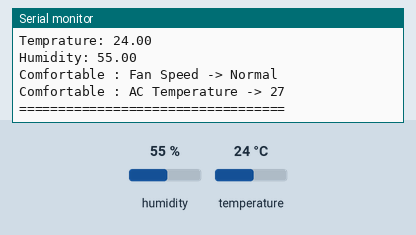
The sketch below on a simulated Arduino Uno, built with avr-gcc and run on an emulated ATmega328P. On the bench: the last lines printed to the serial monitor. The test bench sets the inputs (shaded band); at power-on: humidity 55 %, temperature 24 °C.

Above: at 2.8 s.
2.9 s: humidity set to 88 %
At 4.6 s:
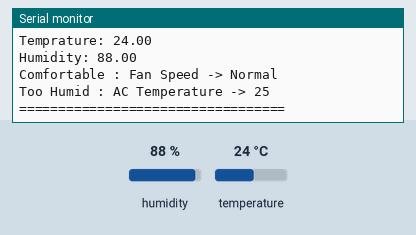
6.6 s: temperature set to 12 °C
At 9.0 s:
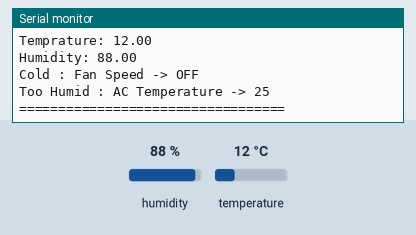
10.6 s: temperature set to 33 °C
At 13.1 s:
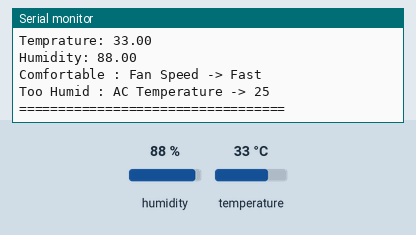
Timing chart, 0 to 14.6 s (numbered marks = the images above; inputs shaded):
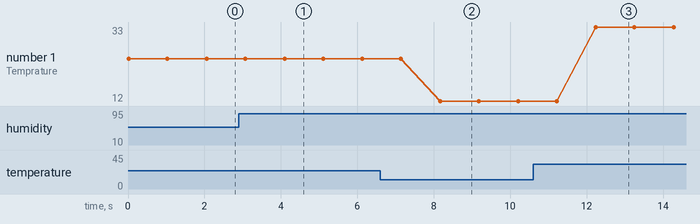

The sketch:

DHT11_Vibhor.ino
```cpp
/*
   Program for interfacing with DHT11 Temperature and Humidity Sensor
   Created by Vibhor
*/

#include<DHT.h>

#define PIN_DHT 15


/* Data from Sensors */
float value_humidity;
float value_temperature;


/* Other initialization */
DHT dht(PIN_DHT, DHT11);

void Init_SerialMonitor()
{
  Serial.begin(115200);
}

void Init_PinAndSensors()
{
  pinMode(PIN_DHT, INPUT);
  dht.begin();
}

void Loop_GatherData_DHT11()
{
  value_humidity = dht.readHumidity();
  value_temperature = dht.readTemperature();
  if (isnan(value_humidity) || isnan(value_temperature))
  {
    Serial.println("Failed to read data from DHT11");
  }
  else
  {
    Serial.print("Temprature: ");
    Serial.println(value_temperature);
    Serial.print("Humidity: ");
    Serial.println(value_humidity);
    Serial.println();
  }
}

void Loop_TakeDecision()
{
  //Decision Temperature
  if (value_temperature > 30 && value_temperature < 35)
  {
    Serial.println("Comfortable : Fan Speed -> Fast");
  }
  else if (value_temperature < 30 && value_temperature > 22)
  {
    Serial.println("Comfortable : Fan Speed -> Normal");
  }
  else
  {
    Serial.println("Cold : Fan Speed -> OFF");
  }

  //Decision Humidity
  if (value_humidity < 80)
  {
    Serial.println("Comfortable : AC Temperature -> 27");
  }
  else
  {
    Serial.println("Too Humid : AC Temperature -> 25");
  }
  Serial.println();
}

void Loop_UploadAllData()
{
  //TODO implement
}

void setup()
{
  Init_SerialMonitor();
  Init_PinAndSensors();
}

void loop()
{
  // put your main code here, to run repeatedly:
  Loop_GatherData_DHT11();
  Loop_TakeDecision();
  Loop_UploadAllData();
  Serial.println("==================================");
  delay(1000);
}
```

Measured:
- after the input at 2.9 s, the serial monitor: prints a new line after 1.2 s (image 1)
- after the input at 6.6 s, the serial monitor: prints a new line after 1.6 s (image 2)
- after the input at 10.6 s, the serial monitor: prints a new line after 1.6 s (image 3)
- plotted number 1: 24 → 12 after the input at 6.6 s, 12 → 33 after the input at 10.6 s
